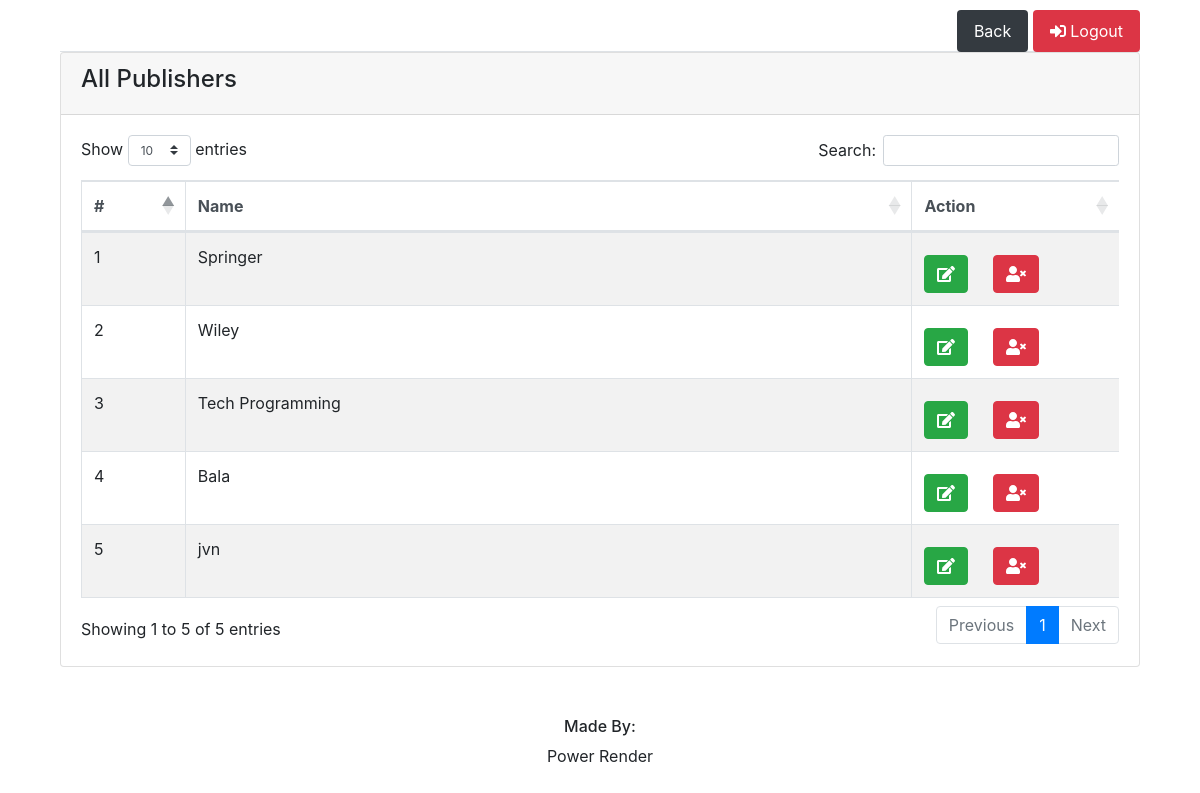
Page /publishers.php (signed in) on the committed database.
### tables this page shows
CREATE TABLE `tbl_publisher` (
  `id_publisher` int(11) NOT NULL,
  `name_publisher` text NOT NULL
);

### include/demo.php (called while the page is built)
<?php
	$demoOrLive = 1;
?>

### publishers.php (the view, shortened to what this page needs)
<?php include 'include/header.php';?>
<?php include 'include/demo.php';?>
<body>
	<div class="container">
	<div class="mx-auto col-sm-12 main-section" id="myTab" role="tablist">
		<?php include 'include/child-tab.php';?>
		<div class="tab-content" id="myTabContent">
			<div role="tabpanel">
				<div class="card">
					<div class="card-header">
						<h4>All Publishers</h4>
					</div>
					<div class="card-body">
						<div class="table-responsive">
							<table id="userList" class="table table-bordered table-hover table-striped">
								<thead class="thead-light">
								<tr>
									<th scope="col" style="width: 10%;">#</th>
									<th scope="col" style="width: 70%;">Name</th>
									<th scope="col" style="width: 20%;">Action</th>
								</tr>
								</thead>
								<tbody>
								<?php
									$cat = mysqli_query($conn, "SELECT * from tbl_publisher");
									while($row = mysqli_fetch_array($cat))
									{ ?>
										<tr>
										<td><?php echo $row['id_publisher'] ?></td>
										<td><?php echo $row['name_publisher'] ?></td>
										<td>
											<?php
												if ($demoOrLive == "1") { ?>
													<a href="editpublisher?id_publisher=<?php echo $row['id_publisher'];?>" class="btn btn-success"><i class="fa fa-edit"></i></a>
											<?php } else {?>
													<a href="" class="btn btn-success"><i class="fa fa-edit"></i></a>
											<?php } ?>
											<?php
												if ($demoOrLive == "1") { ?>
													<a href="?id_publisher=<?php echo $row['id_publisher'];?>" class="btn btn-danger" onclick="return confirm('Are you sure you want to delete this Publisher?')"><i class="fa fa-user-times"></i></a>
											<?php } else {?>
													<a href="" class="btn btn-danger" onclick="return confirm('Are you sure you want to delete this Publisher?')"><i class="fa fa-user-times"></i></a>
											<?php } ?>
										</td>
										</tr>
									<?php }
								?>
								</tbody>
							</table>
						</div>
					</div>
				</div>
			</div>
		</div>
	</div>
</div>
<?php include 'include/footer.php';?>
</body>
</html>

### assets/css/styles.css (style rules this page uses)
td a { margin-top: 10px; }

### rows in the picture
tbl_publisher: id_publisher "1", name_publisher "Springer"
tbl_publisher: id_publisher "2", name_publisher "Wiley"
tbl_publisher: id_publisher "3", name_publisher "Tech Programming"
tbl_publisher: id_publisher "4", name_publisher "Bala"
tbl_publisher: id_publisher "5", name_publisher "jvn"
